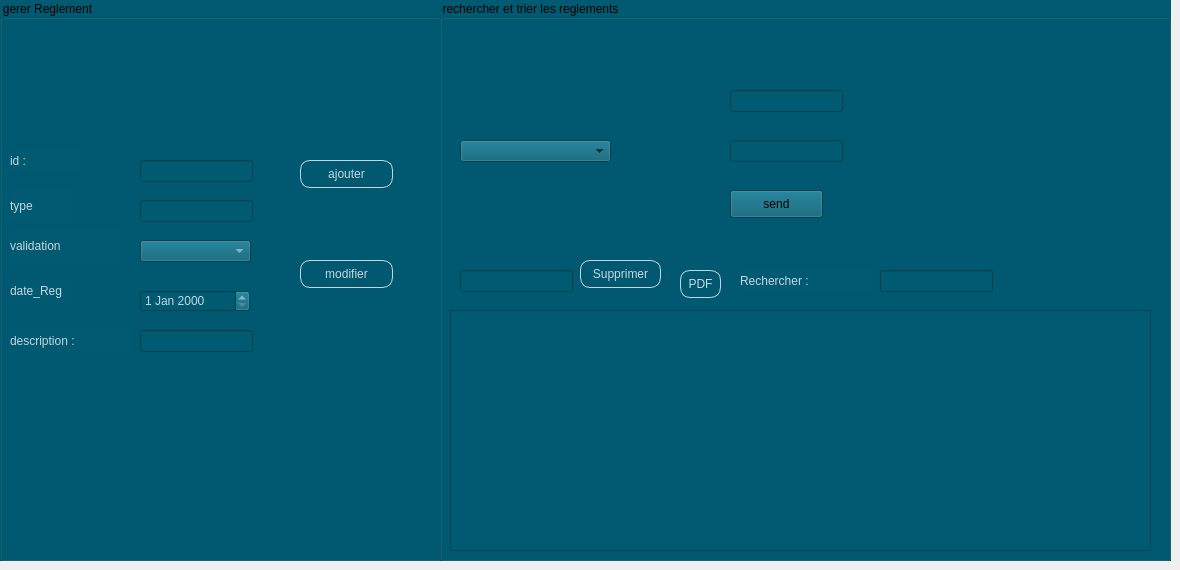
         <widget class="QWidget" name="page">
          <widget class="QGroupBox" name="groupBox">
           <property name="geometry">
            <rect>
             <x>0</x>
             <y>0</y>
             <width>441</width>
             <height>561</height>
            </rect>
           </property>
           <property name="styleSheet">
            <string notr="true">background-color: rgb(0, 90, 113);</string>
           </property>
           <property name="title">
            <string>gerer Reglement</string>
           </property>
           <widget class="QLabel" name="label_68">
            <property name="geometry">
             <rect>
              <x>10</x>
              <y>150</y>
              <width>71</width>
              <height>21</height>
             </rect>
            </property>
            <property name="styleSheet">
             <string notr="true">color: rgb(199, 213, 224);
font: 18pt &quot;MS Shell Dlg 2&quot;;</string>
            </property>
            <property name="text">
             <string>id :</string>
            </property>
           </widget>
           <widget class="QLabel" name="label_69">
            <property name="geometry">
             <rect>
              <x>10</x>
              <y>190</y>
              <width>61</width>
              <height>31</height>
             </rect>
            </property>
            <property name="styleSheet">
             <string notr="true">color: rgb(199, 213, 224);
font: 18pt &quot;MS Shell Dlg 2&quot;;</string>
            </property>
            <property name="text">
             <string>type</string>
            </property>
           </widget>
           <widget class="QLabel" name="label_70">
            <property name="geometry">
             <rect>
              <x>10</x>
              <y>230</y>
              <width>111</width>
              <height>31</height>
             </rect>
            </property>
            <property name="styleSheet">
             <string notr="true">color: rgb(199, 213, 224);
font: 18pt &quot;MS Shell Dlg 2&quot;;</string>
            </property>
            <property name="text">
             <string>validation</string>
            </property>
           </widget>
           <widget class="QLabel" name="label_71">
            <property name="geometry">
             <rect>
              <x>10</x>
              <y>280</y>
              <width>61</width>
              <height>21</height>
             </rect>
            </property>
            <property name="styleSheet">
             <string notr="true">color: rgb(199, 213, 224);
font: 18pt &quot;MS Shell Dlg 2&quot;;</string>
            </property>
            <property name="text">
             <string>date_Reg</string>
            </property>
           </widget>
           <widget class="QLabel" name="label_72">
            <property name="geometry">
             <rect>
              <x>10</x>
              <y>330</y>
              <width>121</width>
              <height>21</height>
             </rect>
            </property>
            <property name="styleSheet">
             <string notr="true">color: rgb(199, 213, 224);
font: 18pt &quot;MS Shell Dlg 2&quot;;</string>
            </property>
            <property name="text">
             <string>description :</string>
            </property>
           </widget>
           <widget class="QLineEdit" name="id">
            <property name="geometry">
             <rect>
              <x>140</x>
              <y>160</y>
              <width>113</width>
              <height>22</height>
             </rect>
            </property>
            <property name="styleSheet">
             <string notr="true">border-bottom : 1px solid #C7D5E0;
color : #C7D5E0;
</string>
            </property>
           </widget>
           <widget class="QLineEdit" name="type">
            <property name="geometry">
             <rect>
              <x>140</x>
              <y>200</y>
              <width>113</width>
              <height>22</height>
             </rect>
            </property>
            <property name="styleSheet">
             <string notr="true">border-bottom : 1px solid #C7D5E0;
color : #C7D5E0;
</string>
            </property>
           </widget>
           <widget class="QLineEdit" name="description">
            <property name="geometry">
             <rect>
              <x>140</x>
              <y>330</y>
              <width>113</width>
              <height>22</height>
             </rect>
            </property>
            <property name="styleSheet">
             <string notr="true">border-bottom : 1px solid #C7D5E0;
color : #C7D5E0;
</string>
            </property>
           </widget>
           <widget class="QPushButton" name="ajouter">
            <property name="geometry">
             <rect>
              <x>300</x>
              <y>160</y>
              <width>93</width>
              <height>28</height>
             </rect>
            </property>
            <property name="styleSheet">
             <string notr="true">QPushButton {
    border-radius: 10px;
    border: 1px solid #C7D5E0;
    background: transparent;
    color: rgb(199, 213, 224);
}

</string>
            </property>
            <property name="text">
             <string>ajouter</string>
            </property>
           </widget>
           <widget class="QPushButton" name="modifier">
            <property name="geometry">
             <rect>
              <x>300</x>
              <y>260</y>
              <width>93</width>
              <height>28</height>
             </rect>
            </property>
            <property name="styleSheet">
             <string notr="true">QPushButton {
    border-radius: 10px;
    border: 1px solid #C7D5E0;
    background: transparent;
    color: rgb(199, 213, 224);
}

</string>
            </property>
            <property name="text">
             <string>modifier</string>
            </property>
           </widget>
           <widget class="QDateEdit" name="date">
            <property name="geometry">
             <rect>
              <x>140</x>
              <y>290</y>
              <width>110</width>
              <height>22</height>
             </rect>
            </property>
            <property name="styleSheet">
             <string notr="true">border-bottom : 1px solid #C7D5E0;
color : #C7D5E0;
</string>
            </property>
           </widget>
           <widget class="QComboBox" name="comboBox_validation">
            <property name="geometry">
             <rect>
              <x>140</x>
              <y>240</y>
              <width>111</width>
              <height>22</height>
             </rect>
            </property>
            <property name="styleSheet">
             <string notr="true">border-bottom : 1px solid #C7D5E0;
color : #C7D5E0;
</string>
            </property>
           </widget>
          </widget>
          <widget class="QGroupBox" name="groupBox_2">
           <property name="geometry">
            <rect>
             <x>440</x>
             <y>0</y>
             <width>731</width>
             <height>561</height>
            </rect>
           </property>
           <property name="styleSheet">
            <string notr="true">background-color: rgb(0, 90, 113);</string>
           </property>
           <property name="title">
            <string>rechercher et trier les reglements</string>
           </property>
           <widget class="QTableView" name="table">
            <property name="geometry">
             <rect>
              <x>10</x>
              <y>310</y>
              <width>701</width>
              <height>241</height>
             </rect>
            </property>
           </widget>
           <widget class="QLineEdit" name="supp">
            <property name="geometry">
             <rect>
              <x>20</x>
              <y>270</y>
              <width>113</width>
              <height>22</height>
             </rect>
            </property>
            <property name="styleSheet">
             <string notr="true">border-bottom : 1px solid #C7D5E0;
color : #C7D5E0;
</string>
            </property>
           </widget>
           <widget class="QLineEdit" name="input_Rechercher">
            <property name="geometry">
             <rect>
              <x>440</x>
              <y>270</y>
              <width>113</width>
              <height>22</height>
             </rect>
            </property>
            <property name="styleSheet">
             <string notr="true">border-bottom : 1px solid #C7D5E0;
color : #C7D5E0;
</string>
            </property>
           </widget>
           <widget class="QPushButton" name="PDF_Btn">
            <property name="geometry">
             <rect>
              <x>240</x>
              <y>270</y>
              <width>41</width>
              <height>28</height>
             </rect>
            </property>
            <property name="styleSheet">
             <string notr="true">QPushButton {
    border-radius: 10px;
    border: 1px solid #C7D5E0;
    background: transparent;
    color: rgb(199, 213, 224);
}

</string>
            </property>
            <property name="text">
             <string>PDF</string>
            </property>
           </widget>
           <widget class="QLabel" name="label_73">
            <property name="geometry">
             <rect>
              <x>300</x>
              <y>270</y>
              <width>131</width>
              <height>21</height>
             </rect>
            </property>
            <property name="styleSheet">
             <string notr="true">color: rgb(199, 213, 224);
font: 18pt &quot;MS Shell Dlg 2&quot;;</string>
            </property>
            <property name="text">
             <string>Rechercher :</string>
            </property>
           </widget>
           <widget class="QComboBox" name="TricomboBoxReglement">
            <property name="geometry">
             <rect>
              <x>20</x>
              <y>140</y>
              <width>151</width>
              <height>22</height>
             </rect>
            </property>
           </widget>
           <widget class="QPushButton" name="supprimer">
            <property name="geometry">
             <rect>
              <x>140</x>
              <y>260</y>
              <width>81</width>
              <height>28</height>
             </rect>
            </property>
            <property name="styleSheet">
             <string notr="true">QPushButton {
    border-radius: 10px;
    border: 1px solid #C7D5E0;
    background: transparent;
    color: rgb(199, 213, 224);
}

</string>
            </property>
            <property name="text">
             <string>Supprimer</string>
            </property>
           </widget>
           <widget class="QPushButton" name="send">
            <property name="geometry">
             <rect>
              <x>290</x>
              <y>190</y>
              <width>93</width>
              <height>28</height>
             </rect>
            </property>
            <property name="text">
             <string>send</string>
            </property>
           </widget>
           <widget class="QLineEdit" name="msg">
            <property name="geometry">
             <rect>
              <x>290</x>
              <y>140</y>
              <width>113</width>
              <height>22</height>
             </rect>
            </property>
           </widget>
           <widget class="QLineEdit" name="phone">
            <property name="geometry">
             <rect>
              <x>290</x>
              <y>90</y>
              <width>113</width>
              <height>22</height>
             </rect>
            </property>
           </widget>
          </widget>
         </widget>
